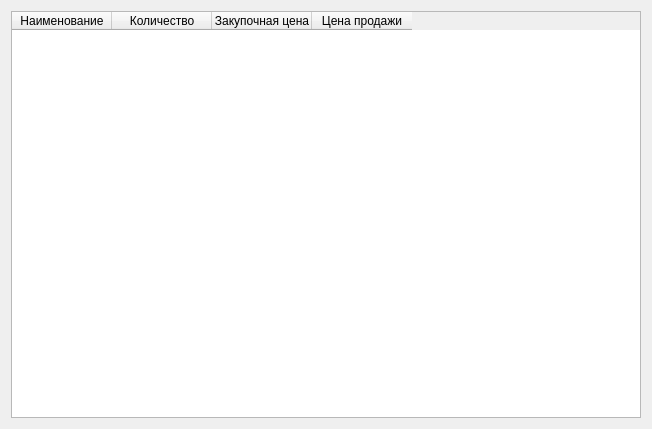
<?xml version="1.0" encoding="UTF-8"?>
<ui version="4.0">
 <class>ProductTable</class>
 <widget class="QDialog" name="ProductTable">
  <property name="geometry">
   <rect>
    <x>0</x>
    <y>0</y>
    <width>652</width>
    <height>429</height>
   </rect>
  </property>
  <property name="windowTitle">
   <string>Dialog</string>
  </property>
  <layout class="QVBoxLayout" name="verticalLayout">
   <item>
    <widget class="QTableWidget" name="TW_products">
     <property name="horizontalScrollBarPolicy">
      <enum>Qt::ScrollBarAlwaysOff</enum>
     </property>
     <column>
      <property name="text">
       <string>Наименование</string>
      </property>
     </column>
     <column>
      <property name="text">
       <string>Количество</string>
      </property>
     </column>
     <column>
      <property name="text">
       <string>Закупочная цена</string>
      </property>
     </column>
     <column>
      <property name="text">
       <string>Цена продажи</string>
      </property>
     </column>
    </widget>
   </item>
  </layout>
 </widget>
 <resources/>
 <connections/>
</ui>
